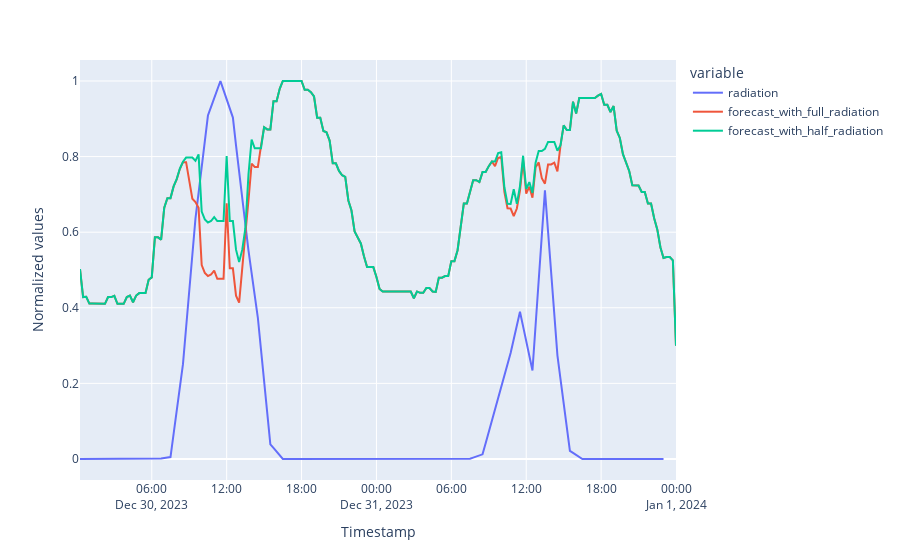

The cell this chart's notebook holds for it:
### Code cell
# Inspect the results.
radiation_forecast_comparison = pd.DataFrame(
    test_data["radiation"]/max(test_data["radiation"])
)

radiation_forecast_comparison["forecast_with_full_radiation"] = forecast["forecast"]/max(forecast["forecast"])
radiation_forecast_comparison["forecast_with_half_radiation"] = forecast_rad["forecast"]/max(forecast_rad["forecast"])

fig_radiation_forecast_comparison=radiation_forecast_comparison.plot()

fig_radiation_forecast_comparison.update_layout(
    xaxis_title='Timestamp',
    yaxis_title="Normalized values"
)
display(fig_radiation_forecast_comparison.show())

### Figure 1 — Plotly figure (JSON) as saved in the notebook; plotly's stock layout.template omitted (floating-point values rounded to 4 significant figures; data arrays with more than 128 entries replaced by an {"elided": "..."} marker saying what was removed)
{"data": [{"hovertemplate": "variable=radiation<br>index=%{x}<br>value=%{y}<extra></extra>", "legendgroup": "radiation", "line": {"color": "#636efa", "dash": "solid"}, "marker": {"symbol": "circle"}, "mode": "lines", "name": "radiation", "orientation": "v", "showlegend": true, "type": "scatter", "x": {"elided": "192 str values"}, "xaxis": "x", "y": {"elided": "192 float values"}, "yaxis": "y"}, {"hovertemplate": "variable=forecast_with_full_radiation<br>index=%{x}<br>value=%{y}<extra></extra>", "legendgroup": "forecast_with_full_radiation", "line": {"color": "#EF553B", "dash": "solid"}, "marker": {"symbol": "circle"}, "mode": "lines", "name": "forecast_with_full_radiation", "orientation": "v", "showlegend": true, "type": "scatter", "x": {"elided": "192 str values"}, "xaxis": "x", "y": {"elided": "192 float values"}, "yaxis": "y"}, {"hovertemplate": "variable=forecast_with_half_radiation<br>index=%{x}<br>value=%{y}<extra></extra>", "legendgroup": "forecast_with_half_radiation", "line": {"color": "#00cc96", "dash": "solid"}, "marker": {"symbol": "circle"}, "mode": "lines", "name": "forecast_with_half_radiation", "orientation": "v", "showlegend": true, "type": "scatter", "x": {"elided": "192 str values"}, "xaxis": "x", "y": {"elided": "192 float values"}, "yaxis": "y"}], "layout": {"legend": {"title": {"text": "variable"}, "tracegroupgap": 0}, "margin": {"t": 60}, "xaxis": {"anchor": "y", "domain": [0, 1], "title": {"text": "Timestamp"}}, "yaxis": {"anchor": "x", "domain": [0, 1], "title": {"text": "Normalized values"}}}}
